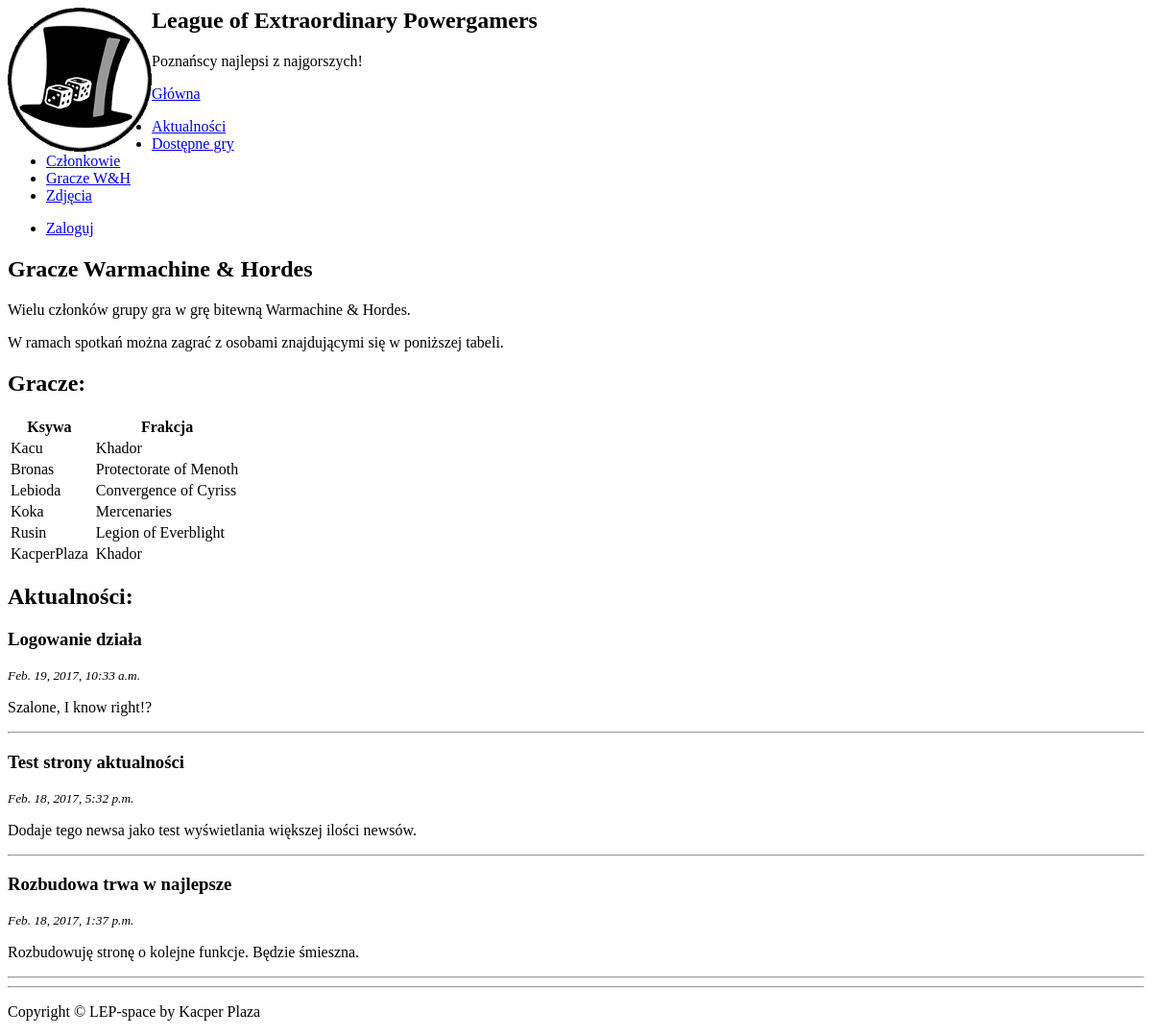
/warmachine_players/, run on the app's committed database.
### lep/models.py (models this page shows, shortened)
class Member(models.Model):
    user = models.OneToOneField(User)
    rank = models.TextField('rank', default='Członek')
    whFaction = models.TextField('faction', default='Brak')

class News(models.Model):
    class Meta:
        verbose_name = 'news'
        verbose_name_plural = 'news'
    title = models.CharField('title', max_length=255)
    text = models.TextField('text')
    author = models.ForeignKey(User, related_name='news', verbose_name='author')
    created = models.DateTimeField('created', auto_now_add=True)

### lep/views.py (the view)
# urls.py: url(r'^warmachine_players/', lep_views.warmachine_players, name='warmachine_players'),
def warmachine_players(request):
    news_list = News.objects.order_by('-created').all()[:3]
    member_list = Member.objects.all()
    template = loader.get_template("warmachine_players.html")
    context = {
        'news_list': news_list,
        'member_list': member_list,
    }
    return HttpResponse(template.render(context,request))

### lep/templates/warmachine_players.html (shortened to what this page needs)
{% extends 'base.html' %}
{% load i18n %}
{% load staticfiles %}
{% load bootstrap3 %}
{% load bootstrap_themes %}
{% block bootstrap3_page_content %}
<div class="container-fluid">
  <div class="row-fluid">
    <div class="col-sm-6">
      <h2>Gracze Warmachine & Hordes</h2>
      <p>Wielu członków grupy gra w grę bitewną Warmachine & Hordes.</p>
      <p>W ramach spotkań można zagrać z osobami znajdującymi się w poniższej tabeli.</p>
      <h2>Gracze:</h2>
<table class="table table-striped">
    <thead>
      <tr>
        <th>Ksywa</th>
        <th><center></center></th>
        <th>Frakcja</th>
      </tr>
    </thead>
    <tbody>
    {% for member in member_list %}
    {% if member.whFaction != "Brak" %}
    <tr>
        <td>{{member.user.username}}</td>
        <td><center></center></td>
        <td>{{member.whFaction}}</td>
    </tr>
    {% endif %}
    {% endfor %}
    </tbody>
  </table>
    </div>
    <div class="col-sm-6">
      <h2>Aktualności:</h2>
            {% for news in news_list %}
              <h3>{{news.title}}</h3>
                <p><small><i>{{news.created}}</i></small></p>
              <p>{{news.text}}</p>
                              <hr>
            {% endfor %}
    </div>
  </div>
</div>
{% endblock %}

### data on the page
Member: user.username "Kacu", whFaction "Khador"
Member: user.username "Bronas", whFaction "Protectorate of Menoth"
Member: user.username "Lebioda", whFaction "Convergence of Cyriss"
Member: user.username "Koka", whFaction "Mercenaries"
Member: user.username "Rusin", whFaction "Legion of Everblight"
Member: user.username "KacperPlaza", whFaction "Khador"
News: title "Logowanie działa", created "Feb. 19, 2017, 10:33 a.m.", text "Szalone, I know right!?"
News: title "Test strony aktualności", created "Feb. 18, 2017, 5:32 p.m.", text "Dodaje tego newsa jako test wyświetlania większej ilości newsów."
News: title "Rozbudowa trwa w najlepsze", created "Feb. 18, 2017, 1:37 p.m.", text "Rozbudowuję stronę o kolejne funkcje. Będzie śmieszna."
